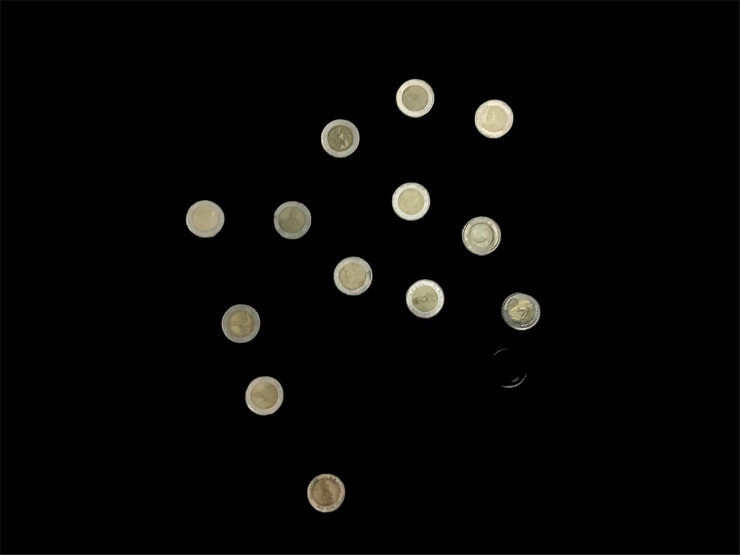
#> input picture image/excoins_1.jpg, 1479 x 1109 px (shown at 1/2 size)
$ python -i Count_Coins.py   (imports and definitions only)
#> lines starting #> are read from the running program, lines starting #| are printed output that depends on the picture; after the words box and inside, x2 and y2 are one past the last pixel; in counts of white or black regions, pixels touching at a corner belong together
#> further down, picture is the input picture: shape (1109, 1479, 3); mean B, G, R 5.1, 6, 6.2
import cv2
import cvzone
import numpy as np
from cvzone.ColorModule import ColorFinder

# [3 lines not run here, left out]
cam = True

totalMoney = 0

# [1 line that did not run here, left out]

# Custom Orange Color
hsvVals = {
            'hmin': 10,
            'smin': 55,
            'vmin': 215,
            'hmax': 42,
            'smax': 255,
            'vmax': 255
        }

def empty():
    pass

# [4 lines not run here, left out]

def PreProcess(img):

    imgPre = cv2.GaussianBlur(img,(5,5),3)
    threshold1 = cv2.getTrackbarPos("Threshold1", "Settings")
    threshold2 = cv2.getTrackbarPos("Threshold2", "Settings")
    imgPre = cv2.Canny(imgPre, threshold1, threshold2)
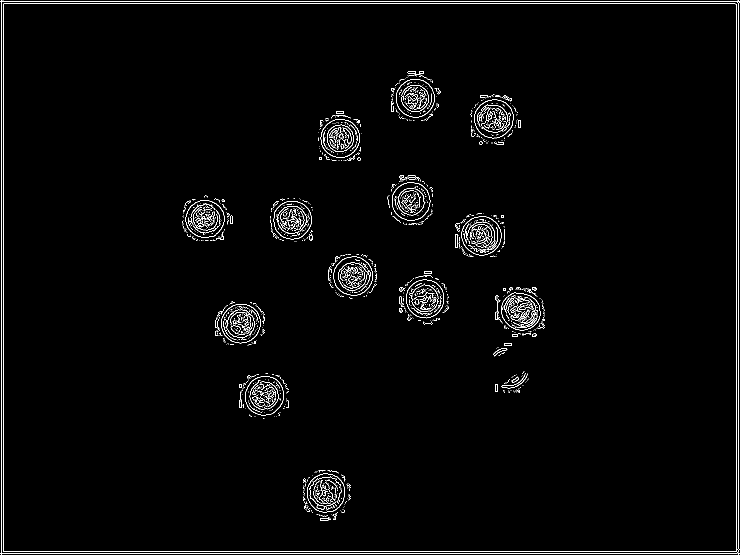
#> imgPre: shape (1109, 1479) (shown at 1/2 size); 1.8% white in thin lines or dots
    kernel = np.ones((3,3), np.uint8)
    imgPre = cv2.dilate(imgPre, kernel,iterations=1)
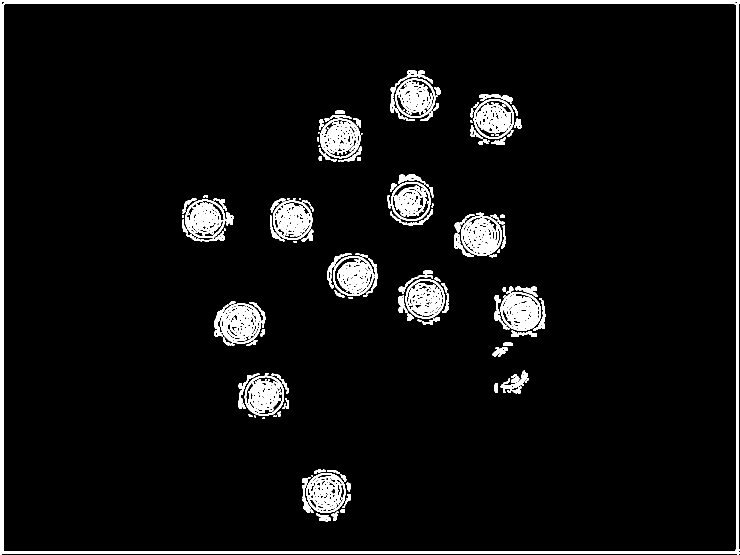
#> imgPre: shape (1109, 1479) (shown at 1/2 size); 5.9% white; 184 white regions (39 under 20 px), largest, box (x1, y1, x2, y2) and area: (0, 0, 1479, 1109) 30886, (429, 607, 523, 688) 4506, (1001, 584, 1082, 662) 4079
    imgPre = cv2.morphologyEx(imgPre, cv2.MORPH_CLOSE, kernel)
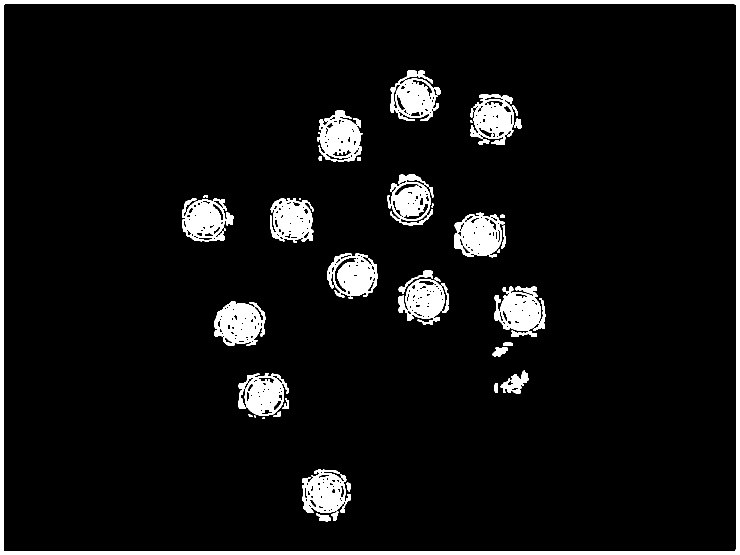
#> imgPre: shape (1109, 1479) (shown at 1/2 size); 7.1% white; 42 white regions (3 under 20 px), largest, box (x1, y1, x2, y2) and area: (0, 0, 1479, 1109) 38606, (989, 573, 1091, 674) 6572, (429, 602, 531, 692) 6221

    return imgPre


# [42 lines not run here, left out]


>>> import cv2
>>> picture = cv2.imread('../image/excoins_1.jpg')
>>> result = PreProcess(picture)
